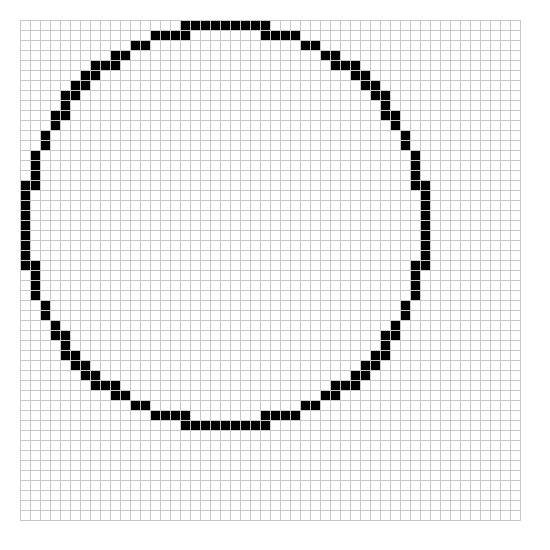
Frame 1 (no input)
Frame 2 (the mouse pressed at the canvas centre, redrawn once): identical to frame 1, image omitted

The Processing sketch that drew this single still picture (run headless with seeded random() and noise(); the mouse was pressed at the canvas centre and the sketch redrawn once):

// Processing sketch: Random_Grid_With_Drawing
// ── Random_Grid_With_Drawing.pde
final int SIZE = 10;
final int OUTER_PADDING = 20;

void setup()
{
   size(550, 550); 
}

void draw()
{
  background(255);
  int [][] myData = new int [50][50];
  myClearData(myData);
  myCircle(myData, 20, 20, 20);
  myDraw(myData); 
  noLoop();
}

void myCircle(int[][] array, int x, int y, float radius)
{
  for (int i = 0; i < 360; i++)
  {  
    int c = x + round(radius * cos(radians(i)));
    int r = y + round(radius * sin(radians(i)));
    array[r][c] = 1;
  }

}

void myLine(int[][] array, int x1, int y1, int x2, int y2)
{
  double dy = y2 - y1;
  double dx = x2 - x1;
  double m = dy / dx;
  double c = y1 - m * x1;  
  // -1's above and below offset for 0 indexing in arrays. 
  for (int x = x1; x < x2; ++x)
  {
    int y = (int)(m * x + c);
    println(x + ", " + y);
    array[y][x] = 1;
  }
}

void myRect(int[][] array, int x, int y, int width, int height)
{
  // Bounds checking, will give the effect of 'clipping'
  int tX = (x > array.length) ? array.length : (x < 1) ? 0 : x - 1;
  int tY = (y > array[0].length) ? array[0].length : (y < 1) ? 0 : y - 1;
  
  int tH = (x + height > array.length) ? array.length - x : x + height;
  int tW = (y + width > array[0].length) ? array[0].length - y : y + width;
  
  // -1's above and below offset for 0 indexing in arrays. 
  for (int i = tX; i < tH; i++)
  {
    for (int j = tY; j < tW; j++)
    {
        array[i][j] = 1;
    }
  }
}

public void myDraw(int[][] array)
{
  for (int i = 0; i < array.length; i++)
  {
    for (int j = 0; j < array[i].length; j++)
    {
      int sqFill = (array[i][j] == 0) ? 255 : 0;
      fill(sqFill);
      stroke(200);
      rect(   OUTER_PADDING + (j * SIZE), 
              OUTER_PADDING + (i * SIZE), 
              SIZE, 
              SIZE);      
    }
  }
}


public void myClearData(int[][] array)
{
  for (int i = 0; i < array.length; i++)
  {
    for (int j = 0; j < array[i].length; j++)
    {
      array[i][j] = 0;
    }
  }
}

public void myRandomSet(int[][] array, int n)
{
 int i = 0;
 int j = 0;
 boolean go = false;
 
 for (int k = 0; k < n; k++)
 {
   i = (int)random(array.length);   
   j = (int)random(array[i].length);
   
   while(!go)
   {
     i = (int)random(array.length);   
     j = (int)random(array[i].length);
     
     go = (array[i][j] == 1) ? false : true;      
     
   }
   array[i][j] = 1;
   go = false;
 }
}
